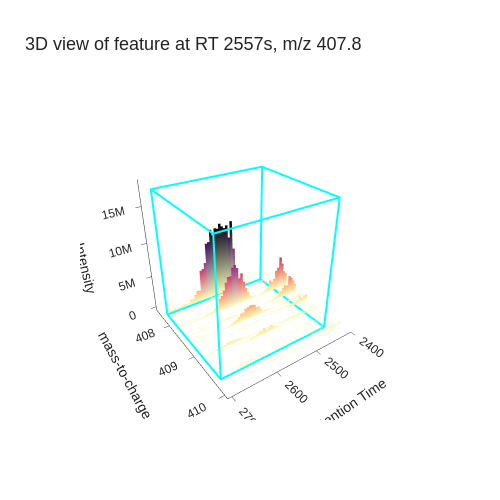

The code cell stored with this chart in its notebook:
### Markdown cell above
### 3D Feature Visualization

We can create an interactive 3D visualization to explore the raw MS1 peaks within a detected feature. This shows how the peptide signal builds up across retention time and reveals the isotope pattern in the m/z dimension.

Below we visualize a high-intensity feature (RT 2557s, m/z 407.8, charge +2) with its bounding box expanded by 1.3x for context.

### Code cell
# Visualize raw MS1 peaks for a high-intensity feature
# Feature at RT 2557s, m/z 407.76 (charge +2, intensity 59.4M)
# Bounding box expanded by 1.3x for context
rt_min, rt_max = 2405.0, 2737.8
mz_min, mz_max = 407.45, 410.06

# Actual feature boundaries (for rectangle overlay)
feat_rt_start, feat_rt_end = 2443.4, 2699.4
feat_mz_start, feat_mz_end = 407.76, 409.76

print(f"3D region: RT [{rt_min:.0f}, {rt_max:.0f}]s, m/z [{mz_min:.2f}, {mz_max:.2f}]")

# Extract raw MS1 peaks in this region
peaks_3d = []
for spec in exp:
    if spec.getMSLevel() == 1:
        rt = spec.getRT()
        if rt_min <= rt <= rt_max:
            mz_arr, int_arr = spec.get_peaks()
            mask = (mz_arr >= mz_min) & (mz_arr <= mz_max)
            for mz_val, int_val in zip(mz_arr[mask], int_arr[mask]):
                peaks_3d.append({"rt": rt, "mz": mz_val, "intensity": int_val})

df_peaks = pd.DataFrame(peaks_3d)
print(f"Raw MS1 peaks in region: {len(df_peaks)}")

# Create interactive 3D peakmap of raw peaks
pd.options.plotting.backend = "ms_plotly"
fig = df_peaks.plot(
    kind="peakmap",
    x="rt",
    y="mz",
    z="intensity",
    plot_3d=True,
    title="3D view of feature at RT 2557s, m/z 407.8",
    show_plot=False
)

# Add feature boundary as vertical walls (4 sides of the bounding box)
import plotly.graph_objects as go
z_height = df_peaks["intensity"].max() * 0.3  # 30% of max intensity

# Draw 4 vertical walls around the feature boundary
for rt_vals, mz_vals in [
    ([feat_rt_start, feat_rt_start], [feat_mz_start, feat_mz_end]),  # left wall
    ([feat_rt_end, feat_rt_end], [feat_mz_start, feat_mz_end]),      # right wall
    ([feat_rt_start, feat_rt_end], [feat_mz_start, feat_mz_start]),  # front wall
    ([feat_rt_start, feat_rt_end], [feat_mz_end, feat_mz_end]),      # back wall
]:
    fig.add_trace(go.Scatter3d(
        x=rt_vals + rt_vals[::-1] + [rt_vals[0]],
        y=mz_vals + mz_vals[::-1] + [mz_vals[0]],
        z=[0, 0, z_height, z_height, 0],
        mode='lines',
        line=dict(color='cyan', width=4),
        showlegend=False
    ))

fig.show()

### Figure 1 — Plotly figure (JSON) as saved in the notebook; plotly's stock layout.template omitted (floating-point values rounded to 4 significant figures; data arrays with more than 128 entries replaced by an {"elided": "..."} marker saying what was removed)
{"data": [{"line": {"cmax": 11195290, "cmin": 38260.0, "color": {"elided": "3126 float values"}, "colorscale": [[0, "#fcfdbf"], [0.1111, "#feca8d"], [0.2222, "#fd9668"], [0.3333, "#f1605d"], [0.4444, "#cd4071"], [0.5556, "#9e2f7f"], [0.6667, "#721f81"], [0.7778, "#440f76"], [0.8889, "#180f3d"], [1, "#000004"]], "width": 5}, "mode": "lines", "name": "", "showlegend": false, "type": "scatter3d", "x": {"elided": "3126 float values"}, "y": {"elided": "3126 float values"}, "z": {"elided": "3126 float values"}}, {"line": {"color": "cyan", "width": 4}, "mode": "lines", "showlegend": false, "type": "scatter3d", "x": [2443.0, 2443.0, 2443.0, 2443.0, 2443.0], "y": [407.8, 409.8, 409.8, 407.8, 407.8], "z": [0, 0, 17806858, 17806858, 0]}, {"line": {"color": "cyan", "width": 4}, "mode": "lines", "showlegend": false, "type": "scatter3d", "x": [2699.0, 2699.0, 2699.0, 2699.0, 2699.0], "y": [407.8, 409.8, 409.8, 407.8, 407.8], "z": [0, 0, 17806858, 17806858, 0]}, {"line": {"color": "cyan", "width": 4}, "mode": "lines", "showlegend": false, "type": "scatter3d", "x": [2443.0, 2699.0, 2699.0, 2443.0, 2443.0], "y": [407.8, 407.8, 407.8, 407.8, 407.8], "z": [0, 0, 17806858, 17806858, 0]}, {"line": {"color": "cyan", "width": 4}, "mode": "lines", "showlegend": false, "type": "scatter3d", "x": [2443.0, 2699.0, 2699.0, 2443.0, 2443.0], "y": [409.8, 409.8, 409.8, 409.8, 409.8], "z": [0, 0, 17806858, 17806858, 0]}], "layout": {"dragmode": "select", "font": {"family": "Helvetica"}, "height": 500, "legend": {"font": {"family": "Helvetica", "size": 10}, "title": {"text": "Trace"}}, "modebar": {"add": ["drawrect", "eraseshape"]}, "newshape": {"label": {"textposition": "top left", "texttemplate": "x0: %{x0:.2f} | x1: %{x1:.2f}<br>y0: %{y0:.2f} | y1: %{y1:.2f}"}, "line": {"color": "#F02D1A", "dash": "dash"}, "opacity": 0.5, "showlegend": true}, "plot_bgcolor": "#FFFFFF", "scene": {"camera": {"center": {"x": 0, "y": 0, "z": 0}, "eye": {"x": 1.25, "y": 1.8, "z": 1.25}, "up": {"x": 0, "y": 0, "z": 1}}, "xaxis": {"gridcolor": "rgb(255, 255, 255)", "nticks": 4, "title": {"text": "Retention Time"}, "zerolinecolor": "rgb(255, 255, 255)"}, "yaxis": {"gridcolor": "rgb(255, 255, 255)", "nticks": 4, "title": {"text": "mass-to-charge"}, "zerolinecolor": "rgb(255, 255, 255)"}, "zaxis": {"gridcolor": "rgb(255, 255, 255)", "nticks": 4, "title": {"text": "Intensity"}, "zerolinecolor": "rgb(255, 255, 255)"}}, "showlegend": true, "title": {"font": {"family": "Helvetica", "size": 18}, "text": "3D view of feature at RT 2557s, m/z 407.8"}, "width": 500, "xaxis": {"gridcolor": "#CCCCCC", "linecolor": "black", "linewidth": 1, "showgrid": true, "showline": true, "tickcolor": "black", "tickfont": {"family": "Helvetica", "size": 14}, "ticks": "outside", "tickwidth": 1, "title": {"font": {"family": "Helvetica", "size": 16}, "text": "Retention Time"}}, "yaxis": {"gridcolor": "#CCCCCC", "linecolor": "black", "linewidth": 1, "showgrid": true, "showline": true, "tickcolor": "black", "tickfont": {"family": "Helvetica", "size": 14}, "tickwidth": 1, "title": {"font": {"family": "Helvetica", "size": 16}, "text": "mass-to-charge"}}}}
